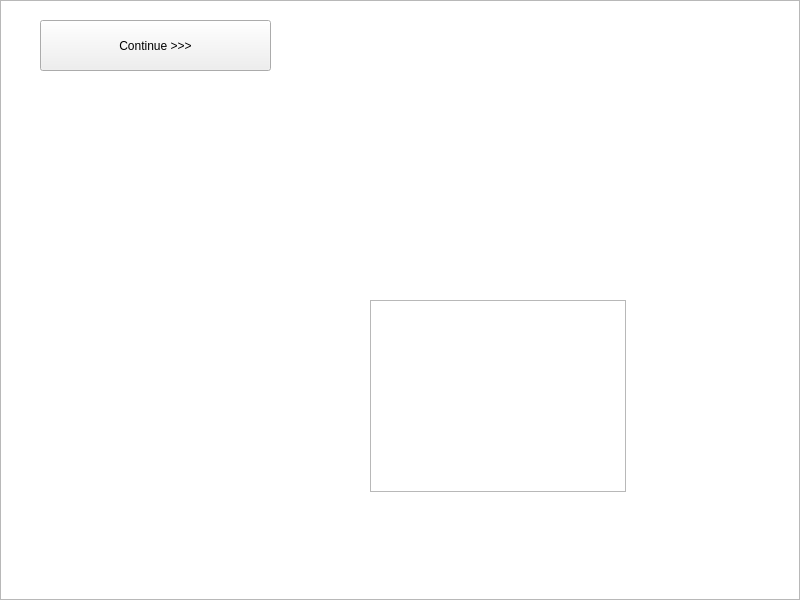
<?xml version="1.0" encoding="UTF-8"?>
<ui version="4.0">
 <class>LevelTwo</class>
 <widget class="QWidget" name="LevelTwo">
  <property name="geometry">
   <rect>
    <x>0</x>
    <y>0</y>
    <width>800</width>
    <height>600</height>
   </rect>
  </property>
  <property name="windowTitle">
   <string>Form</string>
  </property>
  <widget class="QStackedWidget" name="levelTwoSteps">
   <property name="geometry">
    <rect>
     <x>0</x>
     <y>0</y>
     <width>800</width>
     <height>600</height>
    </rect>
   </property>
   <widget class="QWidget" name="page">
    <widget class="QGraphicsView" name="chicken">
     <property name="geometry">
      <rect>
       <x>370</x>
       <y>300</y>
       <width>256</width>
       <height>192</height>
      </rect>
     </property>
    </widget>
    <widget class="QPushButton" name="sceneOneContinue">
     <property name="geometry">
      <rect>
       <x>40</x>
       <y>20</y>
       <width>231</width>
       <height>51</height>
      </rect>
     </property>
     <property name="text">
      <string>Continue &gt;&gt;&gt;</string>
     </property>
    </widget>
    <widget class="DragItem" name="salt" native="true">
     <property name="geometry">
      <rect>
       <x>0</x>
       <y>0</y>
       <width>800</width>
       <height>600</height>
      </rect>
     </property>
    </widget>
    <widget class="DragItem" name="pepper" native="true">
     <property name="geometry">
      <rect>
       <x>0</x>
       <y>0</y>
       <width>800</width>
       <height>600</height>
      </rect>
     </property>
    </widget>
    <widget class="QLabel" name="stepLabel">
     <property name="geometry">
      <rect>
       <x>10</x>
       <y>500</y>
       <width>361</width>
       <height>61</height>
      </rect>
     </property>
     <property name="text">
      <string/>
     </property>
    </widget>
    <widget class="QGraphicsView" name="scene1Background">
     <property name="geometry">
      <rect>
       <x>0</x>
       <y>0</y>
       <width>800</width>
       <height>600</height>
      </rect>
     </property>
    </widget>
    <widget class="QLabel" name="infoBox">
     <property name="geometry">
      <rect>
       <x>430</x>
       <y>50</y>
       <width>300</width>
       <height>191</height>
      </rect>
     </property>
     <property name="text">
      <string/>
     </property>
    </widget>
    <zorder>scene1Background</zorder>
    <zorder>stepLabel</zorder>
    <zorder>chicken</zorder>
    <zorder>sceneOneContinue</zorder>
    <zorder>salt</zorder>
    <zorder>pepper</zorder>
    <zorder>infoBox</zorder>
   </widget>
   <widget class="QWidget" name="page_2">
    <widget class="QPushButton" name="sceneTwoContinue">
     <property name="geometry">
      <rect>
       <x>40</x>
       <y>20</y>
       <width>231</width>
       <height>51</height>
      </rect>
     </property>
     <property name="text">
      <string>Continue</string>
     </property>
    </widget>
    <widget class="QGraphicsView" name="flour">
     <property name="geometry">
      <rect>
       <x>390</x>
       <y>320</y>
       <width>256</width>
       <height>192</height>
      </rect>
     </property>
    </widget>
    <widget class="DragItem" name="chicken_2" native="true">
     <property name="geometry">
      <rect>
       <x>0</x>
       <y>0</y>
       <width>800</width>
       <height>600</height>
      </rect>
     </property>
    </widget>
    <widget class="QLabel" name="stepLabel_2">
     <property name="geometry">
      <rect>
       <x>10</x>
       <y>490</y>
       <width>331</width>
       <height>71</height>
      </rect>
     </property>
     <property name="text">
      <string/>
     </property>
    </widget>
    <widget class="QPushButton" name="flipButton">
     <property name="geometry">
      <rect>
       <x>40</x>
       <y>100</y>
       <width>231</width>
       <height>51</height>
      </rect>
     </property>
     <property name="text">
      <string>Flip Chicken!</string>
     </property>
    </widget>
    <widget class="QGraphicsView" name="scene2Background">
     <property name="geometry">
      <rect>
       <x>0</x>
       <y>0</y>
       <width>800</width>
       <height>600</height>
      </rect>
     </property>
    </widget>
    <widget class="QLabel" name="infoBox_2">
     <property name="geometry">
      <rect>
       <x>430</x>
       <y>50</y>
       <width>300</width>
       <height>191</height>
      </rect>
     </property>
     <property name="text">
      <string/>
     </property>
    </widget>
    <zorder>scene2Background</zorder>
    <zorder>sceneTwoContinue</zorder>
    <zorder>flour</zorder>
    <zorder>chicken_2</zorder>
    <zorder>stepLabel_2</zorder>
    <zorder>flipButton</zorder>
    <zorder>infoBox_2</zorder>
   </widget>
   <widget class="QWidget" name="page_3">
    <widget class="QPushButton" name="sceneThreeContinue">
     <property name="geometry">
      <rect>
       <x>20</x>
       <y>20</y>
       <width>80</width>
       <height>24</height>
      </rect>
     </property>
     <property name="text">
      <string>Continue</string>
     </property>
    </widget>
    <widget class="QLabel" name="stepLabel_3">
     <property name="geometry">
      <rect>
       <x>20</x>
       <y>500</y>
       <width>311</width>
       <height>71</height>
      </rect>
     </property>
     <property name="text">
      <string/>
     </property>
    </widget>
    <widget class="QGraphicsView" name="bowl">
     <property name="geometry">
      <rect>
       <x>380</x>
       <y>330</y>
       <width>256</width>
       <height>192</height>
      </rect>
     </property>
    </widget>
    <widget class="DragItem" name="egg" native="true">
     <property name="geometry">
      <rect>
       <x>0</x>
       <y>0</y>
       <width>800</width>
       <height>600</height>
      </rect>
     </property>
    </widget>
    <widget class="DragItem" name="whisk" native="true">
     <property name="geometry">
      <rect>
       <x>0</x>
       <y>0</y>
       <width>800</width>
       <height>600</height>
      </rect>
     </property>
    </widget>
    <widget class="DragItem" name="flouredChicken" native="true">
     <property name="geometry">
      <rect>
       <x>0</x>
       <y>0</y>
       <width>800</width>
       <height>600</height>
      </rect>
     </property>
    </widget>
    <widget class="QPushButton" name="flipButton_2">
     <property name="geometry">
      <rect>
       <x>20</x>
       <y>130</y>
       <width>80</width>
       <height>24</height>
      </rect>
     </property>
     <property name="text">
      <string>Flip Chicken!</string>
     </property>
    </widget>
    <widget class="QGraphicsView" name="scene3Background">
     <property name="geometry">
      <rect>
       <x>0</x>
       <y>0</y>
       <width>800</width>
       <height>600</height>
      </rect>
     </property>
    </widget>
    <widget class="QLabel" name="infoBox_3">
     <property name="geometry">
      <rect>
       <x>430</x>
       <y>50</y>
       <width>300</width>
       <height>191</height>
      </rect>
     </property>
     <property name="text">
      <string/>
     </property>
    </widget>
    <zorder>scene3Background</zorder>
    <zorder>stepLabel_3</zorder>
    <zorder>sceneThreeContinue</zorder>
    <zorder>bowl</zorder>
    <zorder>egg</zorder>
    <zorder>whisk</zorder>
    <zorder>flouredChicken</zorder>
    <zorder>flipButton_2</zorder>
    <zorder>infoBox_3</zorder>
   </widget>
   <widget class="QWidget" name="page_4">
    <widget class="QPushButton" name="sceneFourContinue">
     <property name="geometry">
      <rect>
       <x>20</x>
       <y>20</y>
       <width>80</width>
       <height>24</height>
      </rect>
     </property>
     <property name="text">
      <string>Continue</string>
     </property>
    </widget>
    <widget class="QLabel" name="stepLabel_4">
     <property name="geometry">
      <rect>
       <x>20</x>
       <y>490</y>
       <width>301</width>
       <height>71</height>
      </rect>
     </property>
     <property name="text">
      <string/>
     </property>
    </widget>
    <widget class="QGraphicsView" name="bowlOfPanko">
     <property name="geometry">
      <rect>
       <x>360</x>
       <y>300</y>
       <width>256</width>
       <height>192</height>
      </rect>
     </property>
    </widget>
    <widget class="DragItem" name="chicken_3" native="true">
     <property name="geometry">
      <rect>
       <x>0</x>
       <y>0</y>
       <width>800</width>
       <height>600</height>
      </rect>
     </property>
    </widget>
    <widget class="QGraphicsView" name="scene4Background">
     <property name="geometry">
      <rect>
       <x>0</x>
       <y>0</y>
       <width>800</width>
       <height>600</height>
      </rect>
     </property>
    </widget>
    <widget class="QLabel" name="infoBox_4">
     <property name="geometry">
      <rect>
       <x>430</x>
       <y>50</y>
       <width>300</width>
       <height>191</height>
      </rect>
     </property>
     <property name="text">
      <string/>
     </property>
    </widget>
    <zorder>scene4Background</zorder>
    <zorder>stepLabel_4</zorder>
    <zorder>sceneFourContinue</zorder>
    <zorder>bowlOfPanko</zorder>
    <zorder>infoBox_4</zorder>
    <zorder>chicken_3</zorder>
   </widget>
   <widget class="QWidget" name="page_5">
    <widget class="QPushButton" name="sceneFiveContinue">
     <property name="geometry">
      <rect>
       <x>20</x>
       <y>10</y>
       <width>80</width>
       <height>24</height>
      </rect>
     </property>
     <property name="text">
      <string>Continue</string>
     </property>
    </widget>
    <widget class="QLabel" name="fryerInstruction">
     <property name="geometry">
      <rect>
       <x>20</x>
       <y>510</y>
       <width>321</width>
       <height>61</height>
      </rect>
     </property>
     <property name="text">
      <string/>
     </property>
    </widget>
    <widget class="QLCDNumber" name="fryerTime">
     <property name="geometry">
      <rect>
       <x>40</x>
       <y>242</y>
       <width>291</width>
       <height>101</height>
      </rect>
     </property>
    </widget>
    <widget class="QLabel" name="label_6">
     <property name="geometry">
      <rect>
       <x>270</x>
       <y>200</y>
       <width>61</width>
       <height>31</height>
      </rect>
     </property>
     <property name="text">
      <string>Minutes</string>
     </property>
    </widget>
    <widget class="QSlider" name="fryerSlider">
     <property name="geometry">
      <rect>
       <x>40</x>
       <y>360</y>
       <width>291</width>
       <height>31</height>
      </rect>
     </property>
     <property name="orientation">
      <enum>Qt::Orientation::Horizontal</enum>
     </property>
    </widget>
    <widget class="QGraphicsView" name="fryer">
     <property name="geometry">
      <rect>
       <x>420</x>
       <y>300</y>
       <width>256</width>
       <height>192</height>
      </rect>
     </property>
    </widget>
    <widget class="QLabel" name="label_7">
     <property name="geometry">
      <rect>
       <x>40</x>
       <y>390</y>
       <width>49</width>
       <height>16</height>
      </rect>
     </property>
     <property name="text">
      <string>0</string>
     </property>
    </widget>
    <widget class="QLabel" name="label_8">
     <property name="geometry">
      <rect>
       <x>310</x>
       <y>390</y>
       <width>49</width>
       <height>16</height>
      </rect>
     </property>
     <property name="text">
      <string>375</string>
     </property>
    </widget>
    <widget class="QGraphicsView" name="scene5Background">
     <property name="geometry">
      <rect>
       <x>0</x>
       <y>0</y>
       <width>800</width>
       <height>600</height>
      </rect>
     </property>
    </widget>
    <widget class="QLabel" name="infoBox_5">
     <property name="geometry">
      <rect>
       <x>430</x>
       <y>50</y>
       <width>300</width>
       <height>191</height>
      </rect>
     </property>
     <property name="text">
      <string/>
     </property>
    </widget>
    <zorder>scene5Background</zorder>
    <zorder>sceneFiveContinue</zorder>
    <zorder>fryerTime</zorder>
    <zorder>label_6</zorder>
    <zorder>fryerSlider</zorder>
    <zorder>fryer</zorder>
    <zorder>label_7</zorder>
    <zorder>label_8</zorder>
    <zorder>fryerInstruction</zorder>
    <zorder>infoBox_5</zorder>
   </widget>
   <widget class="QWidget" name="page_51">
    <widget class="QGraphicsView" name="chickenKatsu">
     <property name="geometry">
      <rect>
       <x>125</x>
       <y>120</y>
       <width>300</width>
       <height>300</height>
      </rect>
     </property>
    </widget>
    <widget class="QLabel" name="label_2">
     <property name="geometry">
      <rect>
       <x>280</x>
       <y>500</y>
       <width>291</width>
       <height>16</height>
      </rect>
     </property>
     <property name="text">
      <string>Congrats, you just made torikatsu!</string>
     </property>
    </widget>
    <widget class="QPushButton" name="levelsMenuButton">
     <property name="geometry">
      <rect>
       <x>220</x>
       <y>20</y>
       <width>181</width>
       <height>24</height>
      </rect>
     </property>
     <property name="text">
      <string>Go back to levels menu</string>
     </property>
    </widget>
    <widget class="QGraphicsView" name="scene6Background">
     <property name="geometry">
      <rect>
       <x>0</x>
       <y>0</y>
       <width>800</width>
       <height>600</height>
      </rect>
     </property>
    </widget>
    <widget class="QLabel" name="infoBox_6">
     <property name="geometry">
      <rect>
       <x>500</x>
       <y>145</y>
       <width>200</width>
       <height>291</height>
      </rect>
     </property>
     <property name="text">
      <string/>
     </property>
    </widget>
    <zorder>scene6Background</zorder>
    <zorder>chickenKatsu</zorder>
    <zorder>label_2</zorder>
    <zorder>levelsMenuButton</zorder>
    <zorder>infoBox_6</zorder>
   </widget>
  </widget>
 </widget>
 <customwidgets>
  <customwidget>
   <class>DragItem</class>
   <extends>QWidget</extends>
   <header location="global">dragitem.h</header>
   <container>1</container>
  </customwidget>
 </customwidgets>
 <resources/>
 <connections/>
</ui>
